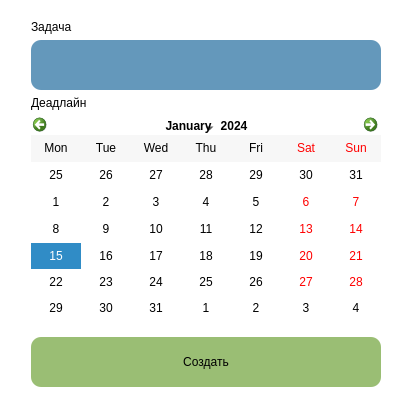
<?xml version="1.0" encoding="UTF-8"?>
<ui version="4.0">
 <class>Task</class>
 <widget class="QDialog" name="Task">
  <property name="geometry">
   <rect>
    <x>0</x>
    <y>0</y>
    <width>408</width>
    <height>407</height>
   </rect>
  </property>
  <property name="windowTitle">
   <string>Dialog</string>
  </property>
  <property name="styleSheet">
   <string notr="true">background-color: white;
color: black;	
border: 0px;</string>
  </property>
  <layout class="QVBoxLayout" name="verticalLayout">
   <item>
    <widget class="QGroupBox" name="cred_box">
     <property name="styleSheet">
      <string notr="true">QLineEdit {
	background-color: #6498BB;
	border: 20px;
	border-radius: 10px;
}

QLineEdit:hover {
	background-color: #73A2C1;
}

QPushButton {
	background-color: #9ABE74;
}

QPushButton:hover{
	background-color: #A4C482;
}

QPushButton:pressed {
	background-color: #86B37E;
}</string>
     </property>
     <property name="title">
      <string/>
     </property>
     <layout class="QVBoxLayout" name="verticalLayout_5">
      <property name="leftMargin">
       <number>20</number>
      </property>
      <property name="rightMargin">
       <number>20</number>
      </property>
      <item>
       <widget class="QGroupBox" name="input_box">
        <property name="title">
         <string/>
        </property>
        <layout class="QVBoxLayout" name="verticalLayout_4">
         <property name="leftMargin">
          <number>0</number>
         </property>
         <property name="topMargin">
          <number>0</number>
         </property>
         <property name="rightMargin">
          <number>0</number>
         </property>
         <property name="bottomMargin">
          <number>10</number>
         </property>
         <item>
          <widget class="QGroupBox" name="task_box">
           <property name="sizePolicy">
            <sizepolicy hsizetype="Preferred" vsizetype="Preferred">
             <horstretch>0</horstretch>
             <verstretch>0</verstretch>
            </sizepolicy>
           </property>
           <property name="title">
            <string/>
           </property>
           <layout class="QVBoxLayout" name="verticalLayout_3">
            <property name="leftMargin">
             <number>0</number>
            </property>
            <property name="topMargin">
             <number>0</number>
            </property>
            <property name="rightMargin">
             <number>0</number>
            </property>
            <property name="bottomMargin">
             <number>0</number>
            </property>
            <item>
             <widget class="QLabel" name="task_label">
              <property name="text">
               <string>Задача</string>
              </property>
             </widget>
            </item>
            <item>
             <widget class="QLineEdit" name="task">
              <property name="sizePolicy">
               <sizepolicy hsizetype="Expanding" vsizetype="Preferred">
                <horstretch>0</horstretch>
                <verstretch>0</verstretch>
               </sizepolicy>
              </property>
              <property name="minimumSize">
               <size>
                <width>350</width>
                <height>50</height>
               </size>
              </property>
              <property name="inputMask">
               <string notr="true"/>
              </property>
              <property name="text">
               <string notr="true"/>
              </property>
              <property name="maxLength">
               <number>32767</number>
              </property>
              <property name="frame">
               <bool>true</bool>
              </property>
              <property name="echoMode">
               <enum>QLineEdit::Normal</enum>
              </property>
             </widget>
            </item>
           </layout>
          </widget>
         </item>
         <item>
          <widget class="QGroupBox" name="deadline_box">
           <property name="title">
            <string/>
           </property>
           <layout class="QVBoxLayout" name="verticalLayout_2">
            <property name="leftMargin">
             <number>0</number>
            </property>
            <property name="topMargin">
             <number>0</number>
            </property>
            <property name="rightMargin">
             <number>0</number>
            </property>
            <property name="bottomMargin">
             <number>0</number>
            </property>
            <item>
             <widget class="QLabel" name="deadline_label">
              <property name="text">
               <string>Деадлайн</string>
              </property>
             </widget>
            </item>
            <item>
             <widget class="QCalendarWidget" name="deadline">
              <property name="gridVisible">
               <bool>false</bool>
              </property>
              <property name="selectionMode">
               <enum>QCalendarWidget::SingleSelection</enum>
              </property>
              <property name="horizontalHeaderFormat">
               <enum>QCalendarWidget::ShortDayNames</enum>
              </property>
              <property name="verticalHeaderFormat">
               <enum>QCalendarWidget::NoVerticalHeader</enum>
              </property>
             </widget>
            </item>
           </layout>
          </widget>
         </item>
        </layout>
       </widget>
      </item>
      <item>
       <widget class="QPushButton" name="create_btn">
        <property name="minimumSize">
         <size>
          <width>350</width>
          <height>50</height>
         </size>
        </property>
        <property name="styleSheet">
         <string notr="true">border: 0px;
border-radius: 10px;</string>
        </property>
        <property name="text">
         <string>Создать</string>
        </property>
       </widget>
      </item>
     </layout>
    </widget>
   </item>
  </layout>
 </widget>
 <resources/>
 <connections/>
</ui>
